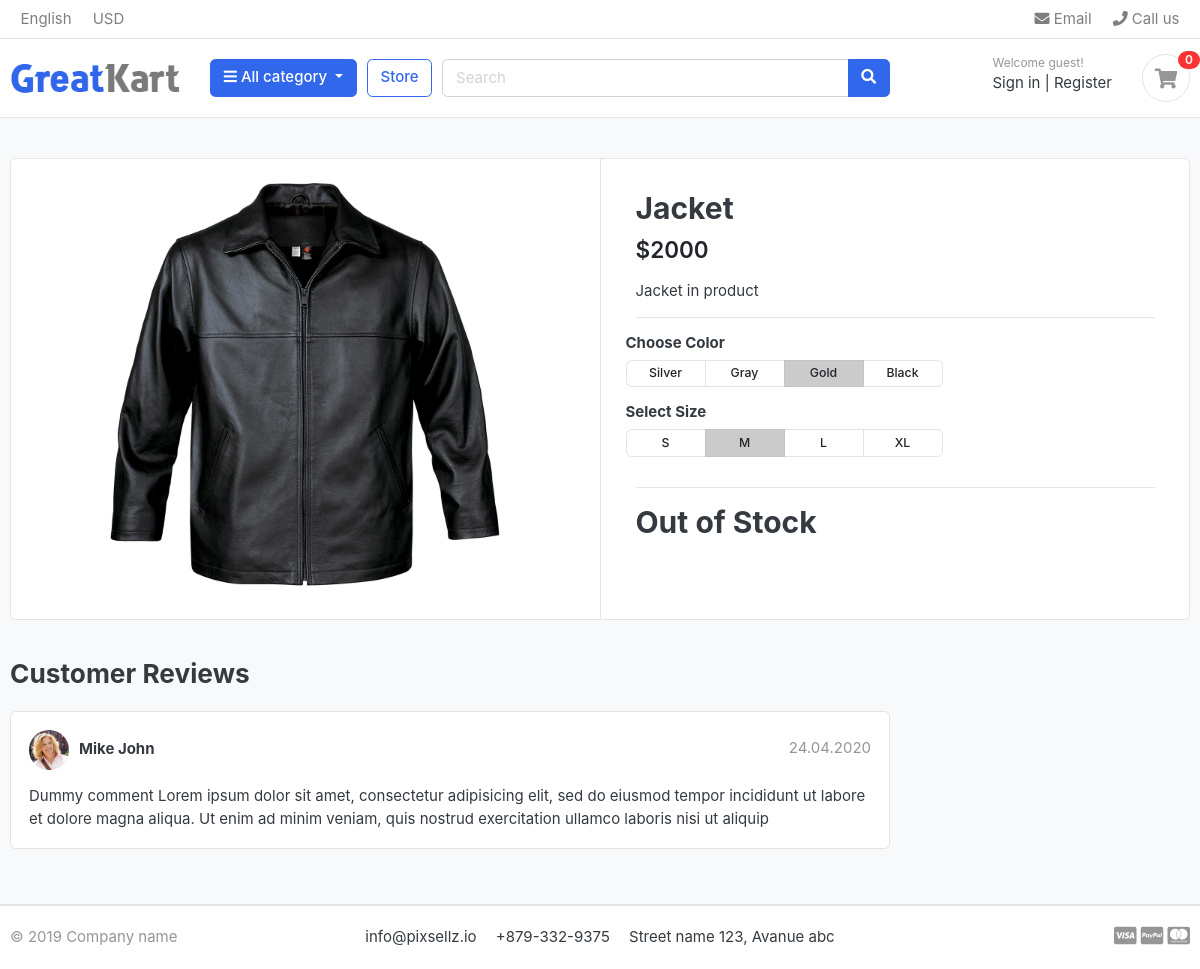
/store/jacket/jacket/, run on the app's committed database.
### store/models.py (models this page shows, shortened)
class Product(models.Model):
    product_name = models.CharField(max_length=200, unique=True)
    slug = models.SlugField(max_length=200,unique=True)
    description = models.TextField(blank=True)
    price = models.IntegerField()
    image = models.ImageField(upload_to='photos/products')
    stock = models.IntegerField()
    category = models.ForeignKey(Category, on_delete=models.CASCADE)
    is_available = models.BooleanField(default=True)
    created_date = models.DateTimeField(auto_now_add=True)
    modified_date = models.DateTimeField(auto_now=True)

### store/views.py (the view)
# urls.py: path('<slug:category_slug>/<slug:product_slug>/', views.product_detail, name="products_detail"),
def product_detail(request, category_slug, product_slug):
    try:
        single_product = Product.objects.get(category__slug=category_slug, slug=product_slug)
    except Exception as e:
        return HttpResponse("Product not found")
    context = {
        'single_product':single_product
    }
    return render(request, "store/product_details.html", context)

### category/context_processor.py (called while the page is built)
def menu_links(request):
    links = Category.objects.all()
    return dict(links = links)

### category/models.py (called while the page is built)
    def get_url(self):
        return reverse('products_by_category',args=[self.slug])

### templates/store/product_details.html
{% extends 'base.html' %}
{% load static %}
{% block body %}
<section class="section-content padding-y bg">
    <div class="container">
    <div class="card">
        <div class="row no-gutters">
            <aside class="col-md-6">
    <article class="gallery-wrap">
        <div class="img-big-wrap">
           <a href=""><img src="{{single_product.image.url}}"></a>
        </div>
    </article>
            </aside>
            <main class="col-md-6 border-left">
    <article class="content-body">
    <h2 class="title">{{single_product.product_name}}</h2>
    <div class="mb-3">
        <var class="price h4">${{single_product.price}}</var>
    </div>
    <p>{{single_product.description}}</p>
    <hr>
        <div class="row">
            <div class="item-option-select">
                <h6>Choose Color</h6>
                <div class="btn-group btn-group-sm btn-group-toggle" data-toggle="buttons">
                  <label class="btn btn-light">
                    <input type="radio" name="radio_color"> Silver
                  </label>
                  <label class="btn btn-light">
                    <input type="radio" name="radio_color" > Gray
                  </label>
                  <label class="btn btn-light active">
                    <input type="radio" name="radio_color checked"> Gold
                  </label>
                  <label class="btn btn-light">
                    <input type="radio" name="radio_color"> Black
                  </label>
                </div>
            </div>
        </div>
        <div class="row">
            <div class="item-option-select">
                <h6>Select Size</h6>
                <div class="btn-group btn-group-sm btn-group-toggle" data-toggle="buttons">
                  <label class="btn btn-light">
                    <input type="radio" name="radio_color"> S
                  </label>
                  <label class="btn btn-light active">
                    <input type="radio" name="radio_color" checked> M
                  </label>
                  <label class="btn btn-light">
                    <input type="radio" name="radio_color"> L
                  </label>
                  <label class="btn btn-light">
                    <input type="radio" name="radio_color"> XL
                  </label>
                </div>
            </div>
        </div>
        <hr>
        {% if single_product.stock <= 0 %}
        <h2>Out of Stock</h2>
        {% else %}
        <a href="./product-detail.html" class="btn  btn-primary"> <span class="text">Add to cart</span> <i class="fas fa-shopping-cart"></i>  </a>
        {% endif %}
    </article>
            </main>
        </div>
    </div>
    <br>
    <div class="row">
                <div class="col-md-9">
        <header class="section-heading">
            <h3>Customer Reviews </h3>
        </header>
        <article class="box mb-3">
            <div class="icontext w-100">
                <img src="./images/avatars/avatar1.jpg" class="img-xs icon rounded-circle">
                <div class="text">
                    <span class="date text-muted float-md-right">24.04.2020 </span>
                    <h6 class="mb-1">Mike John </h6>
                </div>
            </div>
            <div class="mt-3">
                <p>
                    Dummy comment Lorem ipsum dolor sit amet, consectetur adipisicing elit, sed do eiusmod
                    tempor incididunt ut labore et dolore magna aliqua. Ut enim ad minim veniam,
                    quis nostrud exercitation ullamco laboris nisi ut aliquip
                </p>
            </div>
        </article>
        </div>
    </div>
    </div>
    </section>
{% endblock %}

### static/css/ui.css (style rules this page uses)
html { font-family: "Inter", sans-serif; font-size: 15px; }
.content-body { flex: 1 1 auto; padding: 2rem 2.3rem; }
.img-xs, .img-sm, .img-md, .img-lg { -o-object-fit: cover; object-fit: cover; flex-shrink: 0; flex-grow: 0; }
.img-xs { width: 40px; height: 40px; }
.padding-y { padding-top: 40px; padding-bottom: 40px; }
var { font-style: normal; }
article:after, .form-group:after { display: block; clear: both; content: ""; }
.bg { background-color: #f8f9fa; }
.section-heading { margin-bottom: 20px; margin-top: 15px; }
p:last-child { margin-bottom: 0; }
.btn-light { background-color: #fff; border-color: #e4e4e4; }
.icontext { display: inline-flex; align-items: center; vertical-align: middle; }
.icontext .text { width: 100%; line-height: 1.2; }
.icontext .icon { position: relative; margin-right: 10px; flex-shrink: 0; flex-grow: 0; }
.price { font-weight: 600; color: #212529; }
.box { padding: 18px; background: #fff; border-radius: 0.37rem; border: 1px solid #e4e4e4; }
.box img { max-width: 100%; }
.gallery-wrap .img-big-wrap { margin-bottom: 10px; border-radius: 0.37rem; overflow: hidden; background-color: #fff; }
.gallery-wrap .img-big-wrap a { text-align: center; display: block; }
.gallery-wrap .img-big-wrap img { height: 450px; width: auto; display: inline-block; }
.item-option-select { margin-bottom: 1rem; display: inline-block; margin-right: 15px; }
.item-option-select .btn { min-width: 80px; }

### data on the page
Product: image (picture), product_name "Jacket", price "2000", description "Jacket in product"
